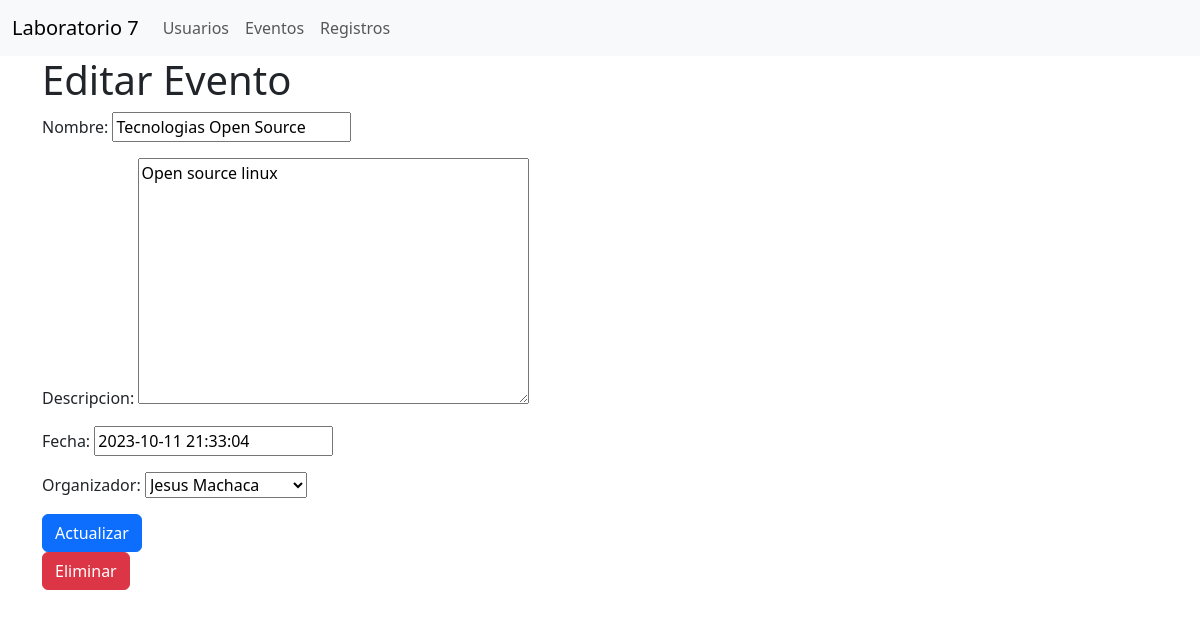
/gestor/actualizar_evento/1/, run on the app's committed database.
### gestion_eventos/models.py (models this page shows, shortened)
class Evento(models.Model):
    nombre = models.CharField(max_length=200)
    descripcion = models.TextField()
    fecha = models.DateTimeField()
    organizador = models.ForeignKey(Usuario, on_delete=models.CASCADE)

class Usuario(models.Model):
    nombre = models.CharField(max_length=100)
    correo = models.EmailField(unique=True)
    def __str__(self) -> str:
        return self.nombre

### gestion_eventos/views.py (the view, shortened to what this page needs)
# urls.py: path('actualizar_evento/<int:evento_id>/', views.editarEvento,name='actualizar_evento'),
def editarEvento(request, evento_id):
    if request.method == 'GET':
        evento = get_object_or_404(Evento,pk=evento_id)
        form = EventoForm(instance=evento)
        return render(request,'evento/editar_evento.html',{
            'form':form,
            'evento':evento
        })

### gestion_eventos/forms.py
class EventoForm(forms.ModelForm):
    class Meta:
        model = Evento
        fields = ['nombre', 'descripcion', 'fecha', 'organizador']

### gestion_eventos/templates/evento/editar_evento.html (shortened to what this page needs)
{% extends 'base.html' %}
{% load static %}
{% block content %}
<div class="container">
    <h1>Editar Evento</h1>
    <form method="post">
        {{ form.as_p }}
        <button class="btn btn-primary">Actualizar</button>
    </form>
    <form action="{% url 'eliminar_evento' evento.id %}" method="post">
        <button class="btn btn-danger">Eliminar</button>
    </form>
</div>
{% endblock %}

### data on the page
Evento: nombre "Tecnologias Open Source", descripcion "Open source linux", fecha "2023-10-11 21:33:04", organizador "Jesus Machaca"
